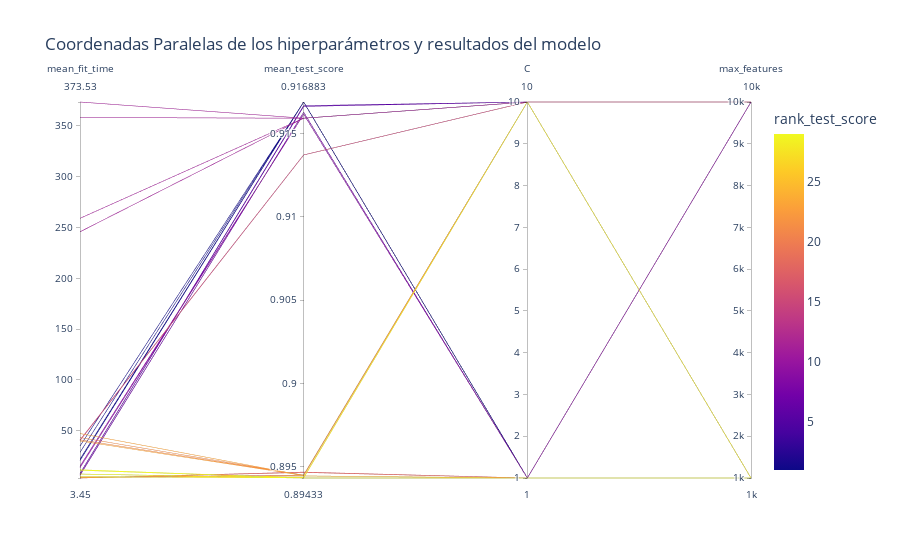

The notebook cell saved with this chart:
### Markdown cell above
La gráfica presentada es un diagrama de coordenadas paralelas que permite visualizar la relación entre los hiperparámetros del modelo y los resultados obtenidos durante el proceso de ajuste. Cada línea representa una combinación de parámetros evaluada, mientras que las dimensiones corresponden a métricas como el tiempo promedio de ajuste (mean_fit_time), la puntuación promedio de prueba (mean_test_score), el valor de regularización (C) y el número máximo de características (max_features). El color de las líneas indica el rango de la puntuación de prueba (rank_test_score), facilitando la identificación de las configuraciones más óptimas.

### Code cell
fig = px.parallel_coordinates(
    df_res,
    dimensions=["mean_fit_time", "mean_test_score", "param_svm__C", "param_tfidf__max_features"],
    color="rank_test_score",
    labels={
        "mean_fit_time": "mean_fit_time",
        "mean_test_score": "mean_test_score",
        "param_svm__C": "C",
        "param_tfidf__max_features": "max_features",
        "rank_test_score": "rank_test_score"
    },
    title="Coordenadas Paralelas de los hiperparámetros y resultados del modelo",
)
fig.show()

### Figure 1 — Plotly figure (JSON) as saved in the notebook; plotly's stock layout.template omitted (floating-point values rounded to 4 significant figures)
{"data": [{"dimensions": [{"label": "mean_fit_time", "values": [3.451, 6.205, 3.451, 6.343, 11.57, 34.93, 7.294, 21.9, 4.046, 13.67, 3.896, 15.06, 11.02, 28.7, 7.376, 20.67, 4.749, 7.863, 4.746, 7.826, 47.22, 259.0, 41.02, 358.3, 4.007, 40.34, 4.054, 40.84, 39.9, 245.8, 43.29, 373.5]}, {"label": "mean_test_score", "values": [0.8947, 0.9163, 0.8947, 0.9163, 0.8943, 0.9169, 0.8943, 0.9169, 0.8945, 0.9161, 0.8945, 0.9161, 0.8943, 0.9169, 0.8943, 0.9169, 0.8944, 0.9166, 0.8943, 0.9167, 0.8945, 0.9159, 0.8945, 0.9159, 0.8945, 0.9137, 0.8945, 0.9137, 0.8945, 0.9159, 0.8945, 0.9159]}, {"label": "C", "values": [1, 1, 1, 1, 1, 1, 1, 1, 1, 1, 1, 1, 1, 1, 1, 1, 10, 10, 10, 10, 10, 10, 10, 10, 10, 10, 10, 10, 10, 10, 10, 10]}, {"label": "max_features", "values": [1000, 10000, 1000, 10000, 1000, 10000, 1000, 10000, 1000, 10000, 1000, 10000, 1000, 10000, 1000, 10000, 1000, 10000, 1000, 10000, 1000, 10000, 1000, 10000, 1000, 10000, 1000, 10000, 1000, 10000, 1000, 10000]}], "domain": {"x": [0, 1], "y": [0, 1]}, "line": {"color": [17, 7, 18, 7, 29, 1, 29, 1, 25, 9, 25, 9, 29, 1, 29, 1, 27, 6, 28, 5, 23, 11, 21, 11, 19, 15, 19, 15, 23, 11, 21, 11], "coloraxis": "coloraxis"}, "name": "", "type": "parcoords"}], "layout": {"coloraxis": {"colorbar": {"title": {"text": "rank_test_score"}}, "colorscale": [[0, "#0d0887"], [0.1111, "#46039f"], [0.2222, "#7201a8"], [0.3333, "#9c179e"], [0.4444, "#bd3786"], [0.5556, "#d8576b"], [0.6667, "#ed7953"], [0.7778, "#fb9f3a"], [0.8889, "#fdca26"], [1, "#f0f921"]]}, "legend": {"tracegroupgap": 0}, "title": {"text": "Coordenadas Paralelas de los hiperparámetros y resultados del modelo"}}}
